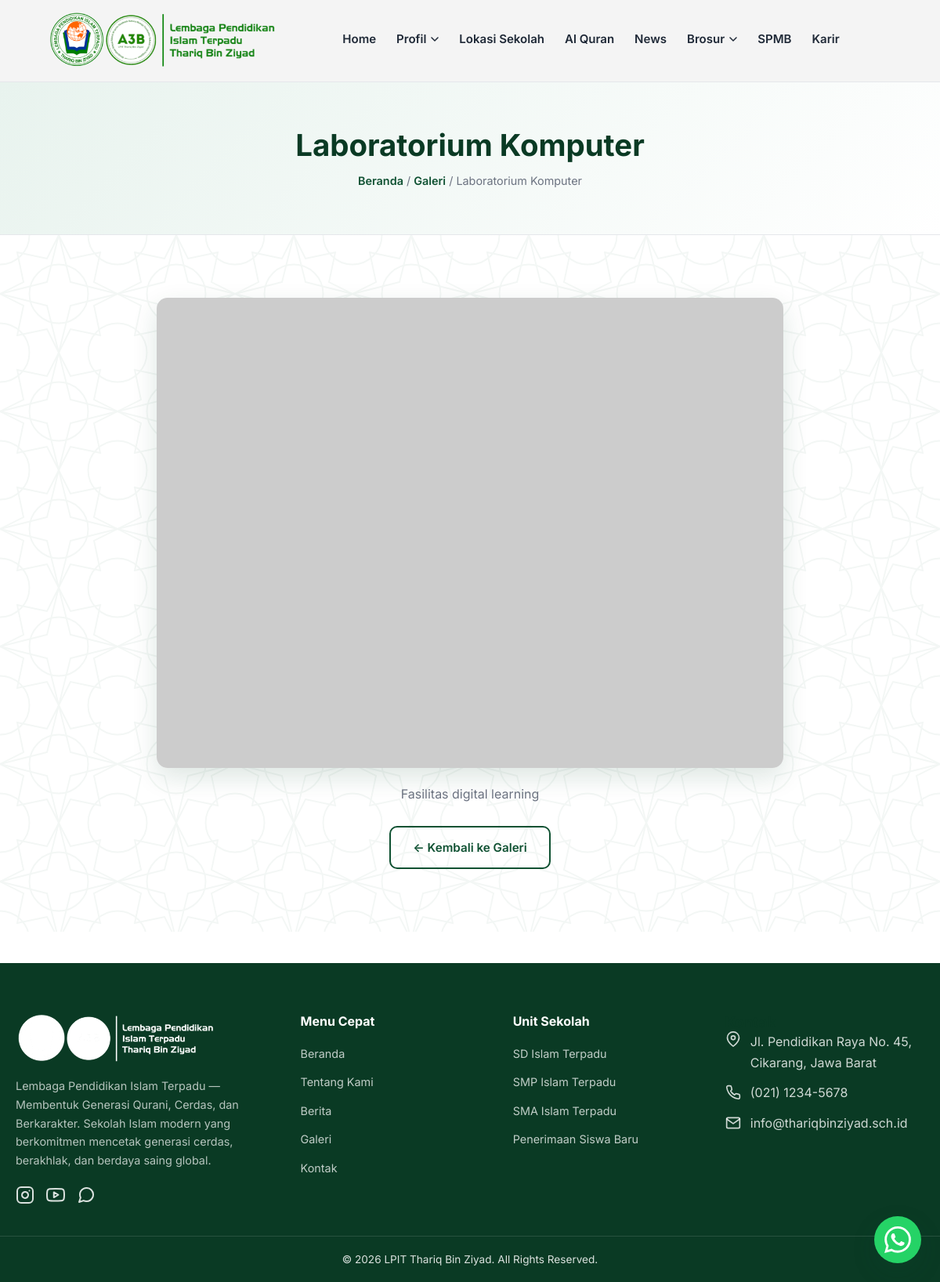
Screenshot of /galeri-detail.php?id=5 with the database file from the repository.
### tables this page shows
CREATE TABLE IF NOT EXISTS `gallery` (
    `id` INT AUTO_INCREMENT PRIMARY KEY,
    `title` VARCHAR(255) NOT NULL,
    `image` VARCHAR(255) NOT NULL,
    `description` VARCHAR(255) DEFAULT NULL,
    `created_at` TIMESTAMP DEFAULT CURRENT_TIMESTAMP
);

### backend/helpers/functions.php (called while the page is built, shortened)
<?php
function esc($string) {
    return htmlspecialchars($string ?? '', ENT_QUOTES, 'UTF-8');
}

### frontend/pages/galeri-detail.php (the view, shortened to what this page needs)
<?php
require_once __DIR__ . '/../../backend/config/database.php';
require_once __DIR__ . '/../../backend/helpers/functions.php';
$id = isset($_GET['id']) ? (int) $_GET['id'] : 0;
$stmt = $pdo->prepare("SELECT * FROM gallery WHERE id = ? LIMIT 1");
$stmt->execute([$id]);
$photo = $stmt->fetch();
require_once __DIR__ . '/../components/header.php';
?>
<section class="page-header">
    <div class="container">
        <h1><?php echo esc($photo['title']); ?></h1>
        <p class="breadcrumb"><a href="index.php">Beranda</a> / <a href="galeri.php">Galeri</a> / <?php echo esc($photo['title']); ?></p>
    </div>
</section>
<section class="section">
    <div class="container">
        <div class="detail-image-wrap">
            <img src="<?php echo esc($photo['image']); ?>" alt="<?php echo esc($photo['title']); ?>">
            <?php if (!empty($photo['description'])): ?>
            <p style="margin-top:20px; color: var(--muted); text-align:center;"><?php echo esc($photo['description']); ?></p>
            <?php endif; ?>
            <div style="text-align:center; margin-top:28px;">
                <a href="galeri.php" class="btn btn-outline">&larr; Kembali ke Galeri</a>
            </div>
        </div>
    </div>
</section>
<?php require_once __DIR__ . '/../components/footer.php'; ?>

### frontend/assets/css/style.css (style rules this page uses)
:root { --primary: #0f5132; --primary-dark: #0a3a24; --primary-light: #e8f3ee; --secondary: #d4af37; --secondary-dark: #b8932c; --background: #ffffff; --surface: #f7f9f8; --text: #1f2937; --muted: #6b7280; --border: #e5e7eb; --radius: 14px; --shadow: 0 4px 18px rgba(15, 81, 50, 0.08); --shadow-lg: 0 12px 32px rgba(15, 81, 50, 0.14); --max-width: 1200px; }
* { box-sizing: border-box; margin: 0; padding: 0; }
html { scroll-behavior: smooth; }
body { font-family: 'Inter', 'Segoe UI', system-ui, -apple-system, Roboto, Helvetica, Arial, sans-serif; color: var(--text); background: var(--background); line-height: 1.65; overflow-x: hidden; }
img { max-width: 100%; display: block; }
a { text-decoration: none; color: inherit; }
.container { max-width: var(--max-width); margin: 0 auto; padding: 0 20px; }
h1, h2, h3, h4 { line-height: 1.25; font-weight: 700; color: var(--primary-dark); }
.section { padding: 80px 0; background-image: url('../images/ornament.svg'); background-size: 150px; background-attachment: fixed; }
.btn { display: inline-block; padding: 13px 28px; border-radius: 10px; font-weight: 600; font-size: 0.95rem; border: 2px solid transparent; transition: transform 0.15s ease, box-shadow 0.15s ease, background 0.2s ease; cursor: pointer; }
.btn-outline { background: transparent; color: var(--primary); border-color: var(--primary); }
.page-header { background: linear-gradient(135deg, var(--primary-light), #ffffff); padding: 56px 0; text-align: center; border-bottom: 1px solid var(--border); }
.page-header h1 { font-size: clamp(1.7rem, 3.5vw, 2.4rem); margin-bottom: 10px; }
.breadcrumb { color: var(--muted); font-size: 0.9rem; }
.breadcrumb a { color: var(--primary); font-weight: 600; }
.detail-image-wrap { max-width: 800px; margin: 0 auto; }
.detail-image-wrap img { border-radius: var(--radius); box-shadow: var(--shadow-lg); width: 100%; }

### rows the page displays
gallery: title "Laboratorium Komputer", description "Fasilitas digital learning"

### other values shown
$item "Home"
$item['label'] "Profil"
$item "Lokasi Sekolah"
$item "Al Quran"
$item "News"
$item['label'] "Brosur"
$item "SPMB"
$item "Karir"
SITE_TAGLINE "Lembaga Pendidikan Islam Terpadu — Membentuk Generasi Qurani, Cerdas, dan Berkarakter"
SITE_ADDRESS "Jl. Pendidikan Raya No. 45, Cikarang, Jawa Barat"
SITE_PHONE "(021) 1234-5678"
SITE_EMAIL "info@thariqbinziyad.sch.id"
SITE_NAME "LPIT Thariq Bin Ziyad"
